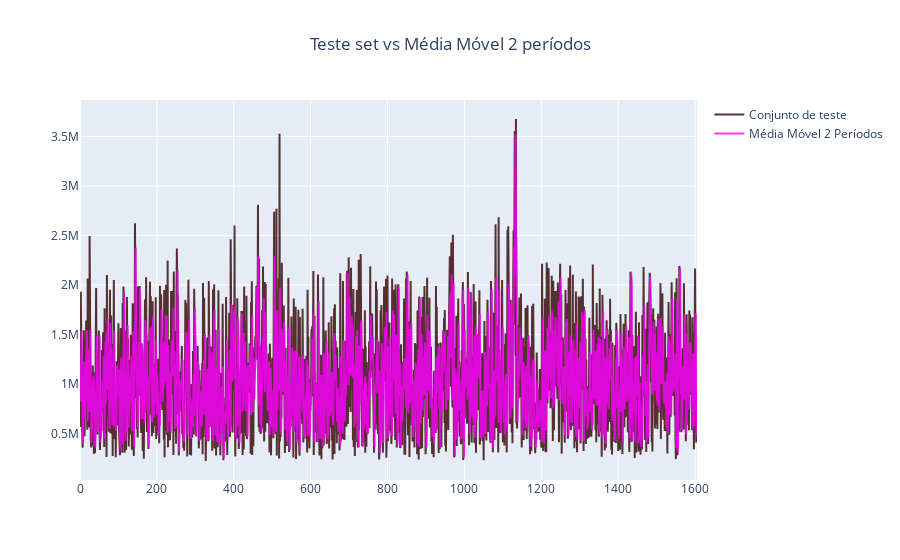

Notebook code for this chart:
### Markdown cell above
#### Rascunhos

### Code cell
# Se estiver utilizando um software offline, biblioteca plotly deve ser instalada com o seguinte comando no terminal:
# pip install plotly==4.12.0
import plotly
import plotly.offline as py
from plotly.offline import plot, iplot
import plotly.graph_objs as go
plotly.offline.init_notebook_mode(connected=True)


# Define uma variável chamada Y que é a cópia da série de dados:
Y = df_teste.sort_values('date').weeklysales

# Define a variável window = 2 que será a janela de 2 valores:
window = 2

# Obtém os 2 primeiros valores da série:
history = []
for i in range(window):
    history.append(Y.iloc[i])

# Obtém todos os valores após os 2 primeiros:
teste_j = []
for i in range(window, len(Y)):
    teste_j.append(Y.iloc[i])

# Cria lista de predições:
predicoes_j = []

# Percorre sobre os dados de treinamento...

for t in range(len(teste_j)):
    # Define a variável length com o tamanho da variável history:
    length = len(history)
    
    # Define a variável valor_predito com a média dos 2 valores correntes..
    valor_predito = []
    for i in range(length - window, length):
        valor_predito.append(history[i])
    valor_predito = np.mean(valor_predito)
    
    # Define a variável valor_real com o valor atual do teste..
    valor_real = teste_k[t]
    
    # Alimenta a lista de predições:
    predicoes_j.append(valor_predito)
    # Atualiza a lista history com os valores correntes..
    history.append(valor_real)
    

# Calcula a métrica de rms:
rms_j = np.sqrt(mean_squared_error(teste_j, predicoes_j))
# Imprime o valor de rms:
print('RMS desse modelo: %.3f' % rms_j)

r_sqr_j = r_squared(list(teste_j),list(predicoes_j))
print(f'r quadrado do modelo de médias móveis: {r_sqr_j:.5f}')

indices = [i for i in range(0, int(len(teste_j)))]
teste = go.Scatter(x=indices,y=teste_j,name = "Conjunto de teste",line = dict(color = '#330000'),opacity = 0.8)
MM_2 = go.Scatter(x=indices,y=predicoes_j,name = "Média Móvel 2 Períodos",line = dict(color = '#FF00FF'),opacity = 0.8)
data = [teste, MM_2]
layout = dict(title = "Teste set vs Média Móvel 2 períodos",title_x= 0.5)
fig = dict(data=data, layout=layout)
py.iplot(fig)

### Figure 1 — Plotly figure (JSON) as saved in the notebook; plotly's stock layout.template omitted (floating-point values rounded to 4 significant figures; data arrays with more than 128 entries replaced by an {"elided": "..."} marker saying what was removed)
{"data": [{"line": {"color": "#330000"}, "name": "Conjunto de teste", "opacity": 0.8, "type": "scatter", "x": {"elided": "1606 int values"}, "y": {"elided": "1606 float values"}}, {"line": {"color": "#FF00FF"}, "name": "Média Móvel 2 Períodos", "opacity": 0.8, "type": "scatter", "x": {"elided": "1606 int values"}, "y": {"elided": "1606 float values"}}], "layout": {"title": {"text": "Teste set vs Média Móvel 2 períodos", "x": 0.5}}}
